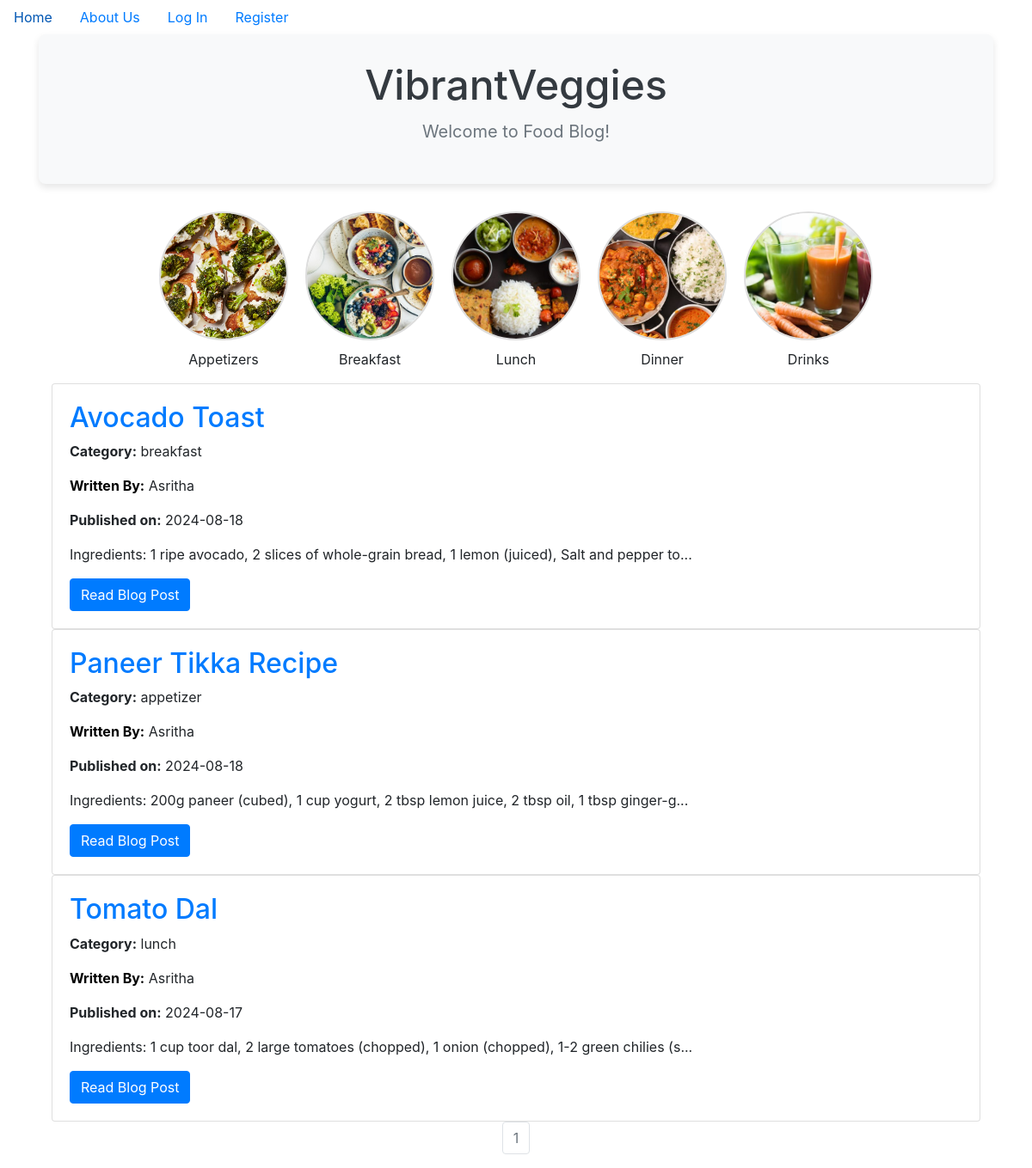
The page / on the database its author committed.
### food_blogs/models.py (models this page shows, shortened)
class BlogPost(db.Model):
    users = db.relationship(User)
    __tablename__ = 'blog_posts'
    id = db.Column(db.Integer, primary_key=True)
    title = db.Column(db.String(140), nullable=False)
    date = db.Column(db.DateTime, nullable=False, default=datetime.utcnow)
    text = db.Column(db.Text, nullable=False)
    category = db.Column(db.String(50), nullable=False)
    user_id = db.Column(db.Integer, db.ForeignKey('users.id'), nullable=False)

class User(db.Model, UserMixin):
    __tablename__ = 'users'
    id = db.Column(db.Integer, primary_key = True)
    profile_image = db.Column(db.String(20), nullable=False, default='default_profile.png')
    email = db.Column(db.String(64), unique=True, index=True)
    username = db.Column(db.String(64), unique=True, index=True)
    password_hash = db.Column(db.String(128))
    posts = db.relationship('BlogPost', backref='author', lazy=True)

### food_blogs/core/views.py (the view)
@core.route('/')
def index():
    page = request.args.get('page', 1, type=int)
    blog_posts = BlogPost.query.order_by(BlogPost.date.desc()).paginate(page=page, per_page=5)
    if blog_posts:
        return render_template('index.html', blog_posts=blog_posts)
    return jsonify({"status":"No data found"})

### food_blogs/templates/index.html
{% extends "base.html" %}
{% block content %}
<div class="jumbotron" style="background-color: #f8f9fa; padding: 30px; border-radius: 8px; text-align: center; box-shadow: 0 4px 8px rgba(0, 0, 0, 0.1);">
  <h1 style="font-size: 3rem; margin-bottom: 10px; color: #343a40;">VibrantVeggies</h1>
  <p style="font-size: 1.25rem; color: #6c757d;">Welcome to Food Blog!</p>
</div>
  <div class="container">
    <div class="categories" style="display: flex; flex-wrap: wrap; justify-content: center; gap: 20px;">
        <div style="text-align: center;">
            <a href="{{ url_for('core.info', category_name='appetizers') }}">
                <img src="{{ url_for('static', filename='images/appetizer.png') }}" alt="Appetizers"
                     style="width: 150px; height: 150px; border-radius: 50%; object-fit: cover; border: 2px solid #ddd;">
            </a>
            <p style="margin-top: 10px;">Appetizers</p>
        </div>
        <div style="text-align: center;">
            <a href="{{ url_for('core.info', category_name='breakfast') }}">
                <img src="{{ url_for('static', filename='images/breakfast.png') }}" alt="Breakfast"
                     style="width: 150px; height: 150px; border-radius: 50%; object-fit: cover; border: 2px solid #ddd;">
            </a>
            <p style="margin-top: 10px;">Breakfast</p>
        </div>
        <div style="text-align: center;">
            <a href="{{ url_for('core.info', category_name='lunch') }}">
                <img src="{{ url_for('static', filename='images/lunch.png') }}" alt="Lunch"
                     style="width: 150px; height: 150px; border-radius: 50%; object-fit: cover; border: 2px solid #ddd;">
            </a>
            <p style="margin-top: 10px;">Lunch</p>
        </div>
        <div style="text-align: center;">
            <a href="{{ url_for('core.info', category_name='dinner') }}">
                <img src="{{ url_for('static', filename='images/dinner.png') }}" alt="Dinner"
                     style="width: 150px; height: 150px; border-radius: 50%; object-fit: cover; border: 2px solid #ddd;">
            </a>
            <p style="margin-top: 10px;">Dinner</p>
        </div>
        <div style="text-align: center;">
            <a href="{{ url_for('core.info', category_name='drinks') }}">
                <img src="{{ url_for('static', filename='images/drinks.png') }}" alt="Drinks"
                     style="width: 150px; height: 150px; border-radius: 50%; object-fit: cover; border: 2px solid #ddd;">
            </a>
            <p style="margin-top: 10px;">Drinks</p>
        </div>
    </div>
  </div>
  <div class="container">
    {% for post in blog_posts.items %}
      <div class="card" >
        <div class="card-body">
          <h2><a class="card-title" href="{{ url_for('blog_posts.blog_post', blog_post_id=post.id) }}">{{ post.title }}</a></h2>
          <p><span style="font-weight: bold;">Category:</span> {{ post.category }}</p>
          <p><span style="font-weight: bold; color: black;">Written By:</span> {{ post.author.username }}</p>
          <p><span style="font-weight: bold;">Published on:</span> {{ post.date.strftime('%Y-%m-%d') }}</p>
          <p class="card-text">{{ post.text[:100] }}...</p>
          <a href="{{ url_for('blog_posts.blog_post', blog_post_id=post.id) }}" class="btn btn-primary">Read Blog Post</a>
        </div>
      </div>
    {% endfor %}
    <nav aria-label="Page navigation example">
      <ul class="pagination justify-content-center">
        {% for page_num in blog_posts.iter_pages(left_edge=1, right_edge=1, left_current=1, right_current=2) %}
          {% if blog_posts.page == page_num %}
            <li class="page-item disabled">
              <a class="page-link" href="{{ url_for('core.index', page=page_num) }}">{{ page_num }}</a>
            </li>
          {% else %}
            <li class="page-item">
              <a class="page-link" href="{{ url_for('core.index', page=page_num) }}">{{ page_num }}</a>
            </li>
          {% endif %}
        {% endfor %}
      </ul>
    </nav>
  </div>
{% endblock %}

### food_blogs/templates/base.html (shortened to what this page needs)
<!DOCTYPE html>
<html>
  <head>
    <link rel="stylesheet" href="https://maxcdn.bootstrapcdn.com/bootstrap/4.0.0/css/bootstrap.min.css">
  </head>
  <body>
  <ul class="nav">
  <li class="nav-item">
    <a class="nav-link" href="{{ url_for('core.index') }}">Home</a>
  </li>
  <li class="nav-item">
    <a class="nav-link" href="{{ url_for('core.info') }}">About Us</a>
  </li>
    {% if current_user.is_authenticated %}
    <li class="nav-link"><a href="{{ url_for('users.logout') }}">Log Out</a></li>
    <li class="nav-link"><a href="{{ url_for('users.account') }}">Account</a></li>
    <li class="nav-link"><a href="{{ url_for('blog_posts.create_post') }}">Create Post</a></li>
    {% else %}
    <li class="nav-link"><a href="{{ url_for('users.login') }}">Log In</a></li>
    <li class="nav-link"><a href="{{ url_for('users.register') }}">Register</a></li>
    {% endif %}
</ul>
<div class="container">
  {% block content %}
  {% endblock %}
</div>
  </body>
</html>

### rows shown on the page
BlogPost: title "Avocado Toast", category "breakfast", author.username "Asritha", date "2024-08-18", text "Ingredients: 1 ripe avocado, 2 slices of whole-grain bread, 1 lemon (juiced), Salt and pepper to"
BlogPost: title "Paneer Tikka Recipe", category "appetizer", author.username "Asritha", date "2024-08-18", text "Ingredients: 200g paneer (cubed), 1 cup yogurt, 2 tbsp lemon juice, 2 tbsp oil, 1 tbsp ginger-g"
BlogPost: title "Tomato Dal", category "lunch", author.username "Asritha", date "2024-08-17", text "Ingredients: 1 cup toor dal, 2 large tomatoes (chopped), 1 onion (chopped), 1-2 green chilies (s"

### other values the page prints
{{ page_num }} "1"
